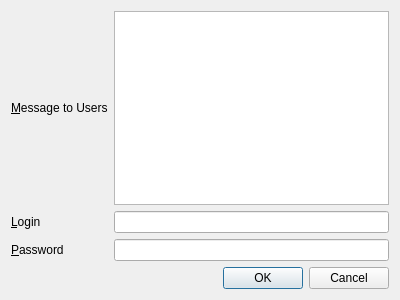
<?xml version="1.0" encoding="UTF-8"?>
<ui version="4.0">
 <class>settings</class>
 <widget class="QDialog" name="settings">
  <property name="geometry">
   <rect>
    <x>0</x>
    <y>0</y>
    <width>400</width>
    <height>300</height>
   </rect>
  </property>
  <property name="windowTitle">
   <string>Dialog</string>
  </property>
  <layout class="QGridLayout" name="gridLayout">
   <item row="0" column="0">
    <widget class="QLabel" name="label">
     <property name="text">
      <string>&amp;Message to Users</string>
     </property>
     <property name="buddy">
      <cstring>plainTextEdit</cstring>
     </property>
    </widget>
   </item>
   <item row="0" column="1">
    <widget class="QPlainTextEdit" name="plainTextEdit"/>
   </item>
   <item row="1" column="0">
    <widget class="QLabel" name="label_2">
     <property name="text">
      <string>&amp;Login</string>
     </property>
     <property name="buddy">
      <cstring>lineEditLogin</cstring>
     </property>
    </widget>
   </item>
   <item row="1" column="1">
    <widget class="QLineEdit" name="lineEditLogin"/>
   </item>
   <item row="2" column="0">
    <widget class="QLabel" name="label_3">
     <property name="text">
      <string>&amp;Password</string>
     </property>
     <property name="buddy">
      <cstring>lineEditPassword</cstring>
     </property>
    </widget>
   </item>
   <item row="2" column="1">
    <widget class="QLineEdit" name="lineEditPassword">
     <property name="echoMode">
      <enum>QLineEdit::Password</enum>
     </property>
    </widget>
   </item>
   <item row="3" column="0" colspan="2">
    <widget class="QDialogButtonBox" name="buttonBox">
     <property name="orientation">
      <enum>Qt::Horizontal</enum>
     </property>
     <property name="standardButtons">
      <set>QDialogButtonBox::Cancel|QDialogButtonBox::Ok</set>
     </property>
    </widget>
   </item>
  </layout>
 </widget>
 <resources/>
 <connections>
  <connection>
   <sender>buttonBox</sender>
   <signal>accepted()</signal>
   <receiver>settings</receiver>
   <slot>accept()</slot>
   <hints>
    <hint type="sourcelabel">
     <x>248</x>
     <y>254</y>
    </hint>
    <hint type="destinationlabel">
     <x>157</x>
     <y>274</y>
    </hint>
   </hints>
  </connection>
  <connection>
   <sender>buttonBox</sender>
   <signal>rejected()</signal>
   <receiver>settings</receiver>
   <slot>reject()</slot>
   <hints>
    <hint type="sourcelabel">
     <x>316</x>
     <y>260</y>
    </hint>
    <hint type="destinationlabel">
     <x>286</x>
     <y>274</y>
    </hint>
   </hints>
  </connection>
 </connections>
</ui>
